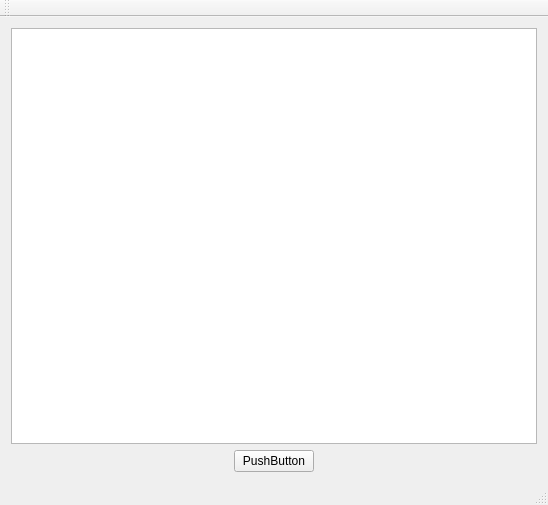
<?xml version="1.0" encoding="UTF-8"?>
<ui version="4.0">
 <class>MainWindow</class>
 <widget class="QMainWindow" name="MainWindow">
  <property name="geometry">
   <rect>
    <x>0</x>
    <y>0</y>
    <width>548</width>
    <height>505</height>
   </rect>
  </property>
  <property name="windowTitle">
   <string>MainWindow</string>
  </property>
  <widget class="QWidget" name="centralWidget">
   <layout class="QGridLayout" name="gridLayout">
    <item row="0" column="0">
     <layout class="QVBoxLayout" name="verticalLayout">
      <item>
       <widget class="QTextEdit" name="textEdit"/>
      </item>
      <item>
       <layout class="QHBoxLayout" name="horizontalLayout">
        <item>
         <spacer name="horizontalSpacer">
          <property name="orientation">
           <enum>Qt::Horizontal</enum>
          </property>
          <property name="sizeHint" stdset="0">
           <size>
            <width>40</width>
            <height>20</height>
           </size>
          </property>
         </spacer>
        </item>
        <item>
         <widget class="QPushButton" name="pushButton">
          <property name="text">
           <string>PushButton</string>
          </property>
         </widget>
        </item>
        <item>
         <spacer name="horizontalSpacer_2">
          <property name="orientation">
           <enum>Qt::Horizontal</enum>
          </property>
          <property name="sizeHint" stdset="0">
           <size>
            <width>40</width>
            <height>20</height>
           </size>
          </property>
         </spacer>
        </item>
       </layout>
      </item>
     </layout>
    </item>
   </layout>
  </widget>
  <widget class="QMenuBar" name="menuBar">
   <property name="geometry">
    <rect>
     <x>0</x>
     <y>0</y>
     <width>548</width>
     <height>32</height>
    </rect>
   </property>
  </widget>
  <widget class="QToolBar" name="mainToolBar">
   <attribute name="toolBarArea">
    <enum>TopToolBarArea</enum>
   </attribute>
   <attribute name="toolBarBreak">
    <bool>false</bool>
   </attribute>
  </widget>
  <widget class="QStatusBar" name="statusBar"/>
 </widget>
 <layoutdefault spacing="6" margin="11"/>
 <resources/>
 <connections/>
</ui>
